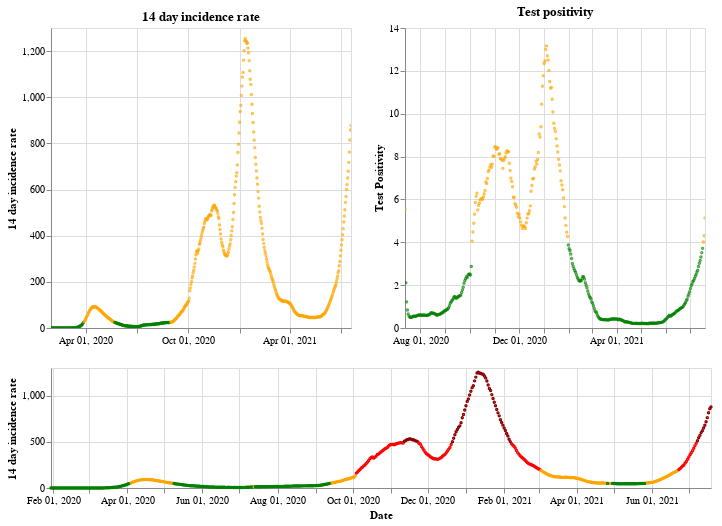

Notebook code cell kept with this figure:
### Markdown cell above
## England

### Code cell
plot_traffic_light('England')

### Figure 1 — Vega-Lite specification as saved in the notebook (floating-point values rounded to 4 significant figures; data arrays with more than 128 entries replaced by an {"elided": "..."} marker saying what was removed)
{"config": {"view": {"continuousWidth": 400, "continuousHeight": 300}}, "vconcat": [{"hconcat": [{"mark": {"type": "point", "size": 2}, "encoding": {"color": {"condition": {"value": "green", "test": "(datum.twoWeeklyCasesRate <= 25)"}, "value": "orange"}, "tooltip": [{"type": "nominal", "field": "areaName"}, {"type": "temporal", "field": "date"}, {"type": "quantitative", "field": "twoWeeklyCasesRate"}, {"type": "quantitative", "field": "testPositivity"}], "x": {"type": "temporal", "axis": {"title": ""}, "field": "date", "scale": {"domain": {"selection": "DateBrush"}}, "timeUnit": "yearmonthdate"}, "y": {"type": "quantitative", "axis": {"title": "14 day incidence rate"}, "field": "twoWeeklyCasesRate"}}, "title": "14 day incidence rate", "width": 300}, {"mark": {"type": "point", "size": 2}, "encoding": {"color": {"condition": {"value": "green", "test": "(datum.testPositivity <= 4)"}, "value": "orange"}, "tooltip": [{"type": "nominal", "field": "areaName"}, {"type": "temporal", "field": "date"}, {"type": "quantitative", "field": "twoWeeklyCasesRate"}, {"type": "quantitative", "field": "testPositivity"}], "x": {"type": "temporal", "axis": {"title": ""}, "field": "date", "scale": {"domain": {"selection": "DateBrush"}}, "timeUnit": "yearmonthdate"}, "y": {"type": "quantitative", "axis": {"title": "Test Positivity"}, "field": "testPositivity"}}, "title": "Test positivity", "width": 300}]}, {"layer": [{"mark": {"type": "point", "size": 2}, "encoding": {"color": {"condition": {"value": "orange", "test": "(((datum.testPositivity < 4) && (datum.twoWeeklyCasesRate >= 50)) && (datum.twoWeeklyCasesRate < 200))"}, "value": "red"}, "opacity": {"condition": {"value": 1, "test": "((datum.twoWeeklyCasesRate >= 50) && (datum.twoWeeklyCasesRate < 500))"}, "value": 0}, "tooltip": [{"type": "nominal", "field": "areaName"}, {"type": "temporal", "field": "date"}, {"type": "quantitative", "field": "twoWeeklyCasesRate"}, {"type": "quantitative", "field": "testPositivity"}], "x": {"type": "temporal", "axis": {"title": "Date"}, "field": "date", "timeUnit": "yearmonthdate"}, "y": {"type": "quantitative", "axis": {"title": "14 day incidence rate"}, "field": "twoWeeklyCasesRate"}}, "selection": {"DateBrush": {"type": "interval", "encodings": ["x"], "fields": ["Time"]}}}, {"mark": {"type": "point", "size": 2}, "encoding": {"color": {"value": "darkred"}, "opacity": {"condition": {"value": 1, "test": "(datum.twoWeeklyCasesRate >= 500)"}, "value": 0}, "tooltip": [{"type": "nominal", "field": "areaName"}, {"type": "temporal", "field": "date"}, {"type": "quantitative", "field": "twoWeeklyCasesRate"}, {"type": "quantitative", "field": "testPositivity"}], "x": {"type": "temporal", "axis": {"title": "Date"}, "field": "date", "timeUnit": "yearmonthdate"}, "y": {"type": "quantitative", "axis": {"title": "14 day incidence rate"}, "field": "twoWeeklyCasesRate"}}}, {"mark": {"type": "point", "size": 2}, "encoding": {"color": {"condition": {"value": "green", "test": "((datum.testPositivity < 4) && (datum.twoWeeklyCasesRate < 50))"}, "value": "orange"}, "opacity": {"condition": {"value": 1, "test": "(datum.twoWeeklyCasesRate < 50)"}, "value": 0}, "tooltip": [{"type": "nominal", "field": "areaName"}, {"type": "temporal", "field": "date"}, {"type": "quantitative", "field": "twoWeeklyCasesRate"}, {"type": "quantitative", "field": "testPositivity"}], "x": {"type": "temporal", "axis": {"title": "Date"}, "field": "date", "timeUnit": "yearmonthdate"}, "y": {"type": "quantitative", "axis": {"title": "14 day incidence rate"}, "field": "twoWeeklyCasesRate"}}}], "height": 120, "width": 660}], "data": {"name": "data-6b0aaf3fb79fa89129b7c985877a2af0"}, "$schema": "https://vega.github.io/schema/vega-lite/v4.8.1.json", "datasets": {"data-6b0aaf3fb79fa89129b7c985877a2af0": {"elided": "537 records"}}}
